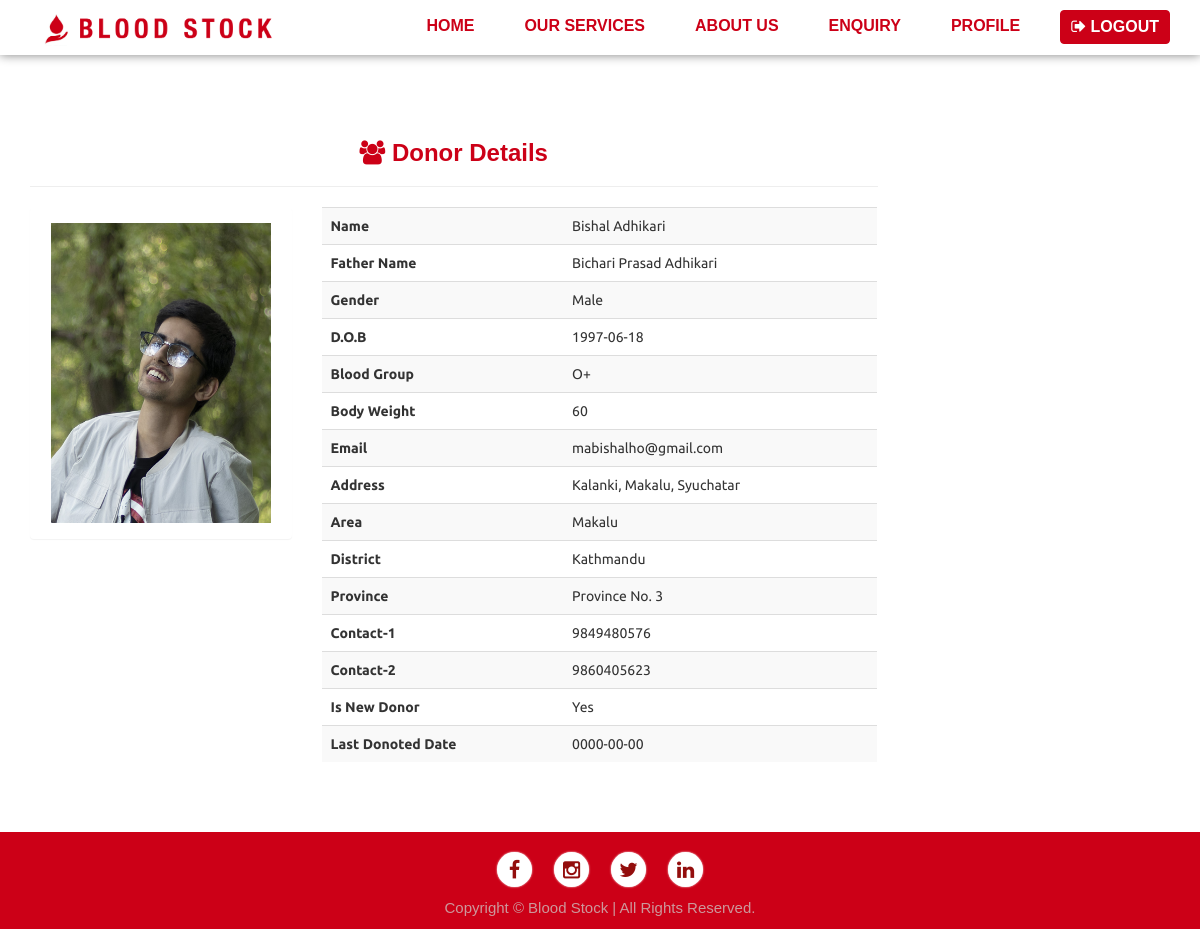
The app's page /user_profile.php (signed in), older data.
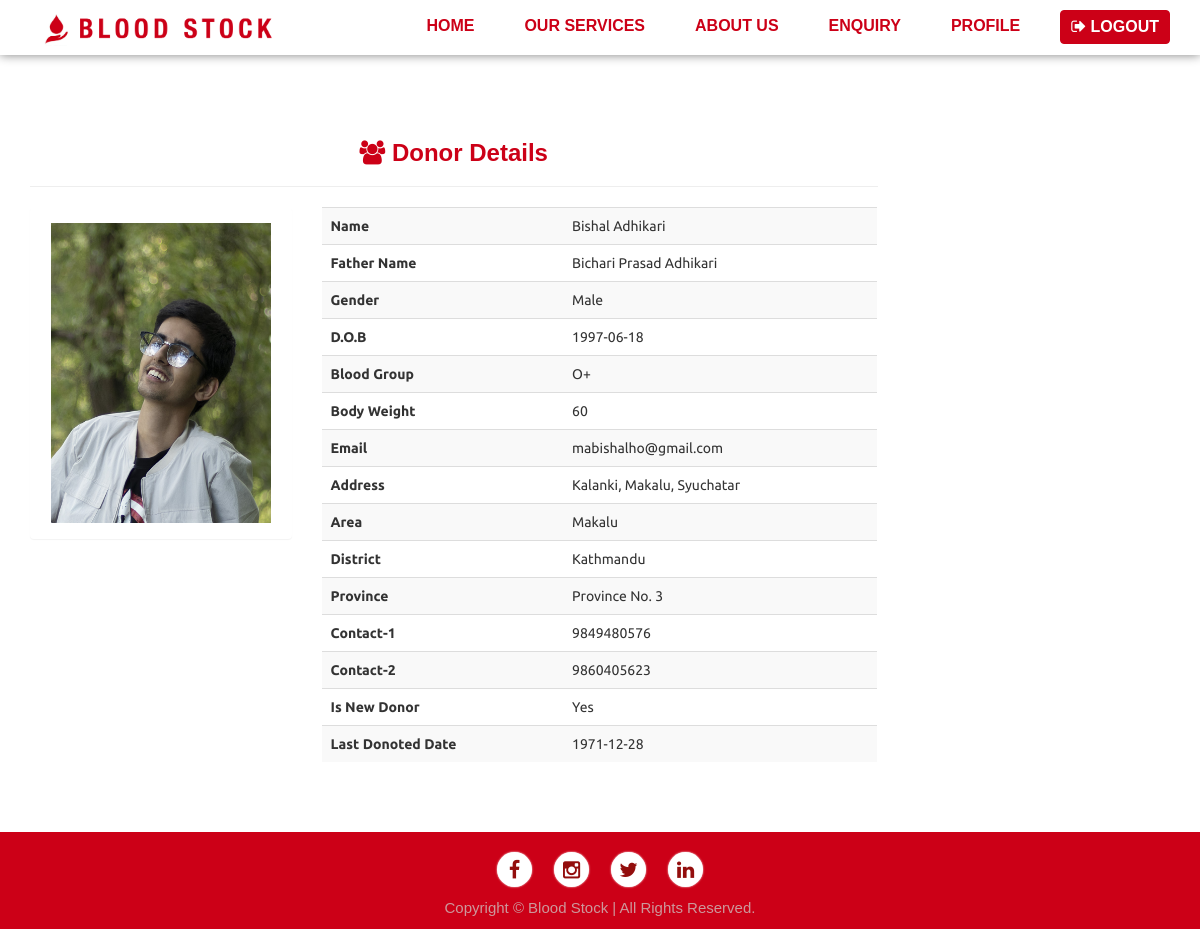
The same page, newer data.
### tables this page shows
CREATE TABLE `blood_donor` (
  `DONOR_ID` int(11) NOT NULL,
  `NAME` varchar(150) NOT NULL,
  `FATHER_NAME` varchar(150) NOT NULL,
  `GENDER` varchar(150) NOT NULL,
  `DOB` date NOT NULL,
  `BLOOD` varchar(150) NOT NULL,
  `BODY_WEIGHT` int(11) NOT NULL,
  `EMAIL` varchar(150) NOT NULL,
  `PASSWORD` varchar(55) NOT NULL,
  `ADDRESS` text NOT NULL,
  `AREA` varchar(150) NOT NULL,
  `DISTRICT` varchar(150) NOT NULL,
  `PROVINCE` varchar(150) NOT NULL,
  `COUNTRY` varchar(150) NOT NULL,
  `CONTACT_1` varchar(150) NOT NULL,
  `CONTACT_2` varchar(150) NOT NULL,
  `NEW_DONOR` varchar(150) NOT NULL,
  `LAST_D_DATE` date NOT NULL,
  `DONOR_PIC` varchar(150) NOT NULL,
  `total_donation` varchar(11) NOT NULL,
  `STATUS` int(11) NOT NULL
);

### user_profile.php (the view, shortened to what this page needs)
<?php include("config.php");?>
<!DOCTYPE html>
<html lang="en">
   <head>
      <?php include("head.php");?>
   </head>
   <body>
      <?php
         include("top_nav.php");
         ?>
      <div class="container"  style='margin-top:70px'>
         <div class="row">
            <div class="col-sm-9" >
               <h3 class='text-primary'><i class="fa fa-users"></i> Donor Details </h3>
               <hr>
               <div class="row">
                  <?php
                        $email = $_SESSION['email'];
                     	$sql="SELECT * FROM blood_donor WHERE EMAIL = '$email'";
                     	$result=$con->query($sql);
                     	if($result->num_rows>0)
                     	{
                     		$row=$result->fetch_assoc();
                     ?>
                  <div class="col-md-4">
                     <div class="panel">
                        <div class="panel-body">
                           <img src="<?php echo $row["DONOR_PIC"];?>" class="image-rounded" height="300px" width="100%">
                        </div>
                     </div>
                  </div>
                  <div class="col-md-8">
                     <table class="table table-striped">
                        <tr>
                           <th>Name</th>
                           <td><?php echo $row["NAME"];?></td>
                        </tr>
                        <tr>
                           <th>Father Name</th>
                           <td><?php echo $row["FATHER_NAME"];?></td>
                        </tr>
                        <tr>
                           <th>Gender</th>
                           <td><?php echo $row["GENDER"];?></td>
                        </tr>
                        <tr>
                           <th>D.O.B</th>
                           <td><?php echo $row["DOB"];?></td>
                        </tr>
                        <tr>
                           <th>Blood Group</th>
                           <td><?php echo $row["BLOOD"];?></td>
                        </tr>
                        <tr>
                           <th>Body Weight</th>
                           <td><?php echo $row["BODY_WEIGHT"];?></td>
                        </tr>
                        <tr>
                           <th>Email</th>
                           <td><?php echo $row["EMAIL"];?></td>
                        </tr>
                        <tr>
                           <th>Address</th>
                           <td><?php echo $row["ADDRESS"];?></td>
                        </tr>
                        <tr>
                           <th>Area</th>
                           <td><?php echo $row["AREA"];?></td>
                        </tr>
                        <tr>
                           <th>District</th>
                           <td><?php echo $row["DISTRICT"];?></td>
                        </tr>
                        <tr>
                           <th>Province</th>
                           <td><?php echo $row["PROVINCE"];?></td>
                        </tr>
                        <tr>
                           <th>Contact-1</th>
                           <td><?php echo $row["CONTACT_1"];?></td>
                        </tr>
                        <tr>
                           <th>Contact-2</th>
                           <td><?php echo $row["CONTACT_2"];?></td>
                        </tr>
                        <tr>
                           <th>Is New Donor</th>
                           <td><?php echo $row["NEW_DONOR"];?></td>
                        </tr>
                        <tr>
                           <th>Last Donoted Date</th>
                           <td><?php echo $row["LAST_D_DATE"];?></td>
                        </tr>
                     </table>
                  </div>
                  <?php
                     }
                     else
                     {
                     }
                     ?>
               </div>
            </div>
         </div>
      </div>
      <div class="main-footer">
         <div class="container">
            <?php include"footer.php"; ?>
         </div>
      </div>
   </body>
</html>

### head.php (shortened to what this page needs)
<head>
    <link href="css/bootstrap.min.css" rel="stylesheet">
    <link href="css/modern-business.css" rel="stylesheet">
    <link href="css/jquery-ui.css" rel="stylesheet">
    <link href="css/index.css" rel="stylesheet">
    <link href="css/utilities.css" rel="stylesheet">
    <link href="font-awesome/css/font-awesome.min.css" rel="stylesheet" type="text/css">
</head>

### top_nav.php (shortened to what this page needs)
<nav class="navbar navbar-default navbar-fixed-top" role="navigation">
    <div class="container">
        <div class="top-navbar">
            <div class="navbar-header">
                <a class="navbar-brand" href="user.php">
                    <figure><img src="images/blogo.png" alt="logo"></figure>
                </a>
            </div>
            <div class="collapse navbar-collapse" id="bs-example-navbar-collapse-1">
                <ul class="nav navbar-nav navbar-right">
                    <li><a href="user.php"></i> HOME</a></li>
                    <li><a href="Search_Donor.php">OUR SERVICES</a></li>
                    <li><a href="about.php">ABOUT US</a></li>
                    <li><a href="contact.php">ENQUIRY</a></li>
                    <li><a href="user_profile.php">PROFILE</a></li>
                    <li><a href="componets/logout.php" class="btn btn-primary text-muted"><i class="fa fa-sign-out"></i> LOGOUT</a></li>
                </ul>
            </div>
        </div>
    </div>
</nav>

### footer.php (shortened to what this page needs)
<footer>
	<div class="footer-designs">
		<ul class="footer-icons">
	       	<li><a href="https://www.facebook.com/"><i class="fa fa-facebook" aria-hidden="true"></i></i></a></li>
	       	<li><a href="https://www.instagram.com/"><i class="fa fa-instagram" aria-hidden="true"></i></i></a></li>
	      	<li><a href="https://twitter.com/"><i class="fa fa-twitter" aria-hidden="true"></i></a></li>
	      	<li><a href="https://linkedin.com/"><i class="fa fa-linkedin" aria-hidden="true"></i></a></li>
	    </ul>
	    <p class='copyright'>Copyright &copy; Blood Stock |  All Rights Reserved.</p>
    </div>
</footer>

### css/modern-business.css (style rules this page uses)
html, body { height: 100%; }
body { padding-top: 50px; }
p, li { font-size: 17px; }
.navbar-header a { color: #cc0017 !important; font-size: 42px; font-weight: bolder; letter-spacing: 1px; text-transform: uppercase; }
.navbar-default { background-color: #fff; box-shadow: 0px 0px 10px 0px grey; border-color: #fff !important; }
.navbar-default .navbar-nav li a { color: #cc0017 !important; font-family: "Raleway", sans-serif; font-weight: bold; font-size: 16px; padding: 0px 10px; border-radius: 4px; margin: 10px 15px; transition: 0.5s; line-height: 2; }
.navbar-default .navbar-nav li:last-child a { background-color: #cc0017 !important; color: #fff !important; }
.navbar-default .navbar-header .navbar-brand { padding: 10px 15px !important; }
.navbar-default .navbar-header .navbar-brand img { height: auto; width: 250px; display: block; }
.btn-primary { background-color: #cc0017; border-color: #cc0017; transition: 0.5s; }
.text-primary { color: #cc0017 !important; font-family: "Bison", sans-serif; font-weight: 600; text-align: center; }
.panel-body { padding: 15px 20px; }
.main-footer { background: #cc0017; display: flex; text-align: center; font-family: "Raleway", sans-serif; padding: 20px 0px 10px; margin-top: 50px; position: relative; bottom: 0; width: 100%; }
.main-footer footer .footer-designs ul { justify-content: center; }
.main-footer footer .footer-designs ul li a { padding: 5px; margin: 0px 11px; width: 35px; height: 35px; display: inline-block; border-radius: 100%; box-shadow: 0px 0px 2px #fff; background: #fff; transition: all 0.8s; }
.footer-designs .footer-icons { list-style-type: none; margin: 0; padding: 0; display: flex; }
.footer-designs .footer-icons i { font-size: 20px; color: #930e0d; margin: 3px 0px 0px 0px; transition: all 0.8s; }
.main-footer footer .footer-designs p { width: 100%; margin: 0; padding: 0; color: #cdbdbdcc; padding-top: 10px; font-size: 15px; }

Row changes from the older to the newer data that the page shows:
changed blood_donor "Bishal Adhikari": LAST_D_DATE "0000-00-00" → "1971-12-28"
